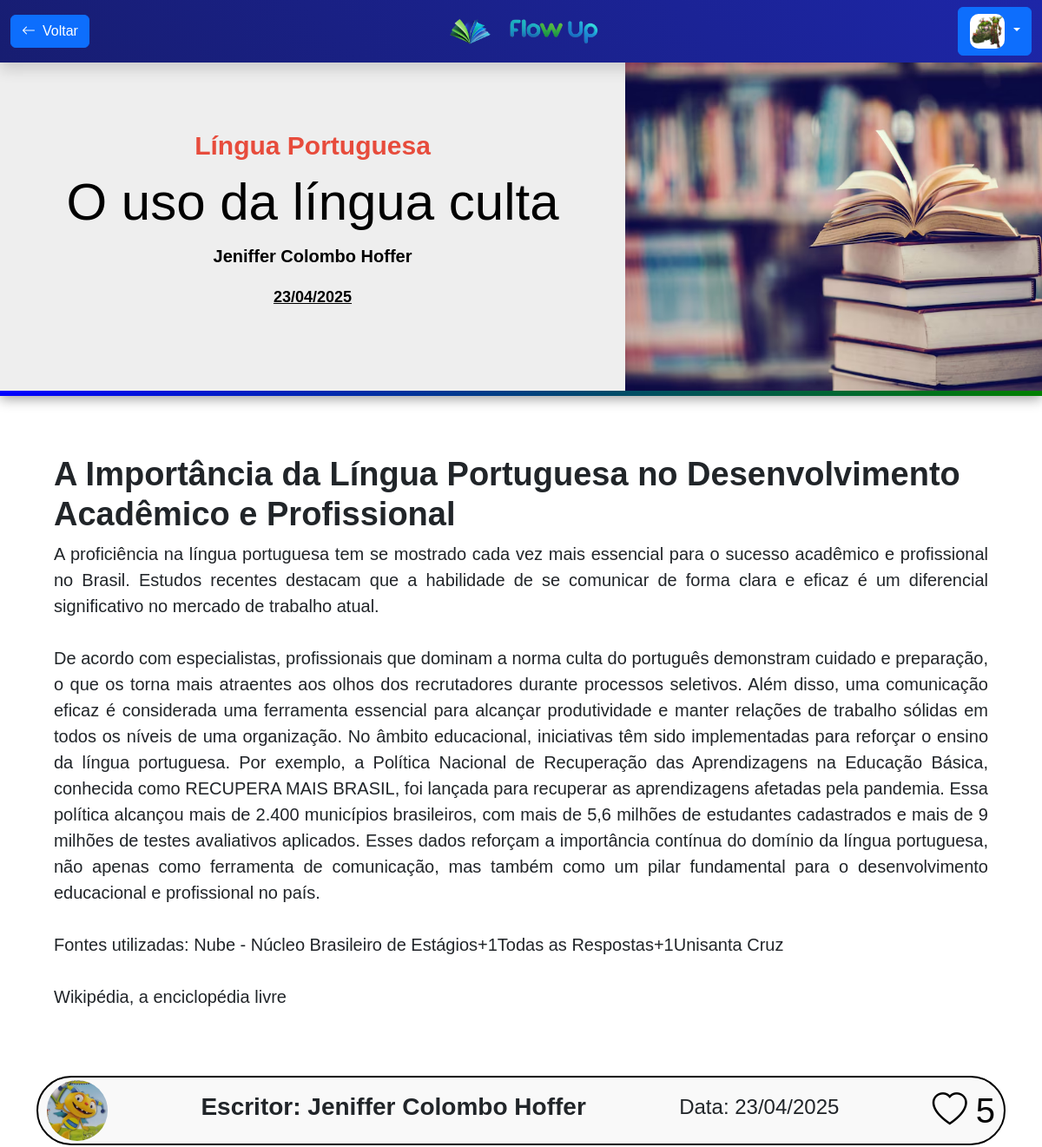
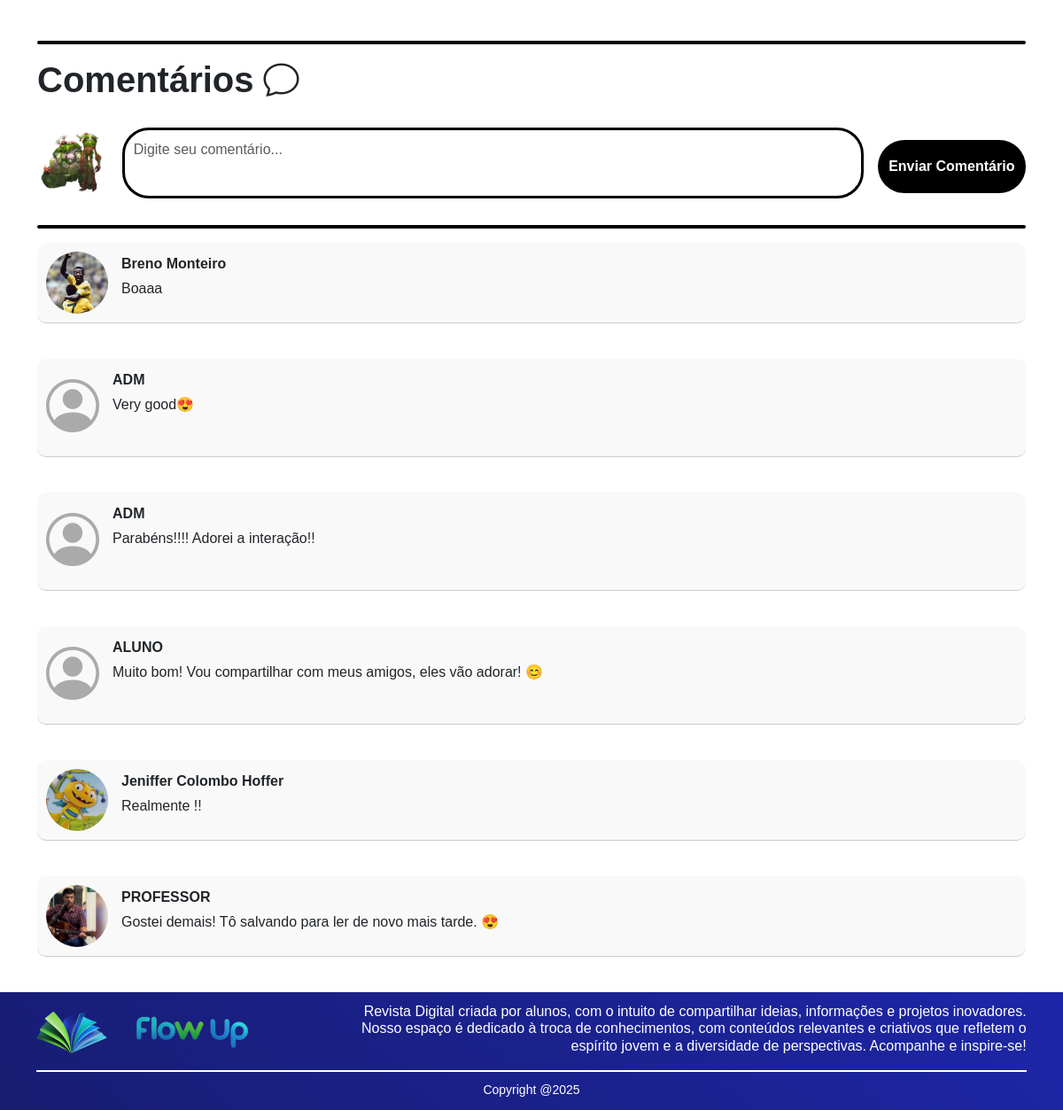
Screenshot of /Revista_Eletronica/views/conteudo.php?id=75 (signed in) with the database file from the repository (2 pictures, top to bottom).
### tables this page shows
CREATE TABLE `posts` (
  `id_solicitacoes` int(11) NOT NULL,
  `grupo` int(11) NOT NULL,
  `id_usuario_solicitacoes` int(11) NOT NULL,
  `titulo` varchar(100) NOT NULL,
  `subtitulo` varchar(150) NOT NULL,
  `tema` varchar(100) NOT NULL,
  `conteudo` text NOT NULL,
  `img` varchar(225) DEFAULT NULL,
  `status` enum('pendente','aprovado','rejeitado','revisar') NOT NULL,
  `data_solicitacao` datetime NOT NULL
);

CREATE TABLE `usuarios` (
  `id` int(11) NOT NULL,
  `nome` varchar(100) NOT NULL,
  `email` varchar(140) NOT NULL,
  `senha` varchar(40) NOT NULL,
  `id_permissoes_usuario` int(3) NOT NULL,
  `perfil_foto` varchar(225) NOT NULL,
  `bio` varchar(500) NOT NULL
);

CREATE TABLE `comentarios` (
  `id` int(11) NOT NULL,
  `post_id` int(11) NOT NULL,
  `user_id` int(11) NOT NULL,
  `conteudo` text NOT NULL
);

### Revista_Eletronica/views/conteudo.php (the view, shortened to what this page needs)
<?php
include('../config/conexao.php');
$cores_tema = [
    'Educação Física' => '#e67e22',
    'Física' => '#f1c40f',
    'Química' => '#8e44ad',
    'Biologia' => '#2ecc71',
    'Matemática' => '#2980b9',
    'Língua Portuguesa' => '#e74c3c',
    'Língua Inglesa' => '#34495e',
    'Geografia' => '#16a085',
    'História' => '#d35400',
    'Artes' => '#9370DB',
    'Filosofia' => '#7f8c8d',
    'Sociologia' => '#1abc9c',
];
$id_user = $_SESSION['id'] ?? null;
$ref = $_GET['ref'] ?? null;
$destaque = $_GET['destaque'] ?? null;
$post_id = $mysqli->real_escape_string($_GET['id']);
$result = $mysqli->query("
    SELECT posts.*, usuarios.nome AS autor, usuarios.perfil_foto AS foto_autor, usuarios.id AS id_autor
    FROM posts
    JOIN usuarios ON posts.id_usuario_solicitacoes = usuarios.id
    WHERE posts.id_solicitacoes = '$post_id'
");
$pagina = $result->fetch_assoc();
$grupo = $pagina['grupo'];
$tema = $pagina['tema'];
$cor_tema = $cores_tema[$tema] ?? '#ccc';
$grupo_result = $mysqli->query("SELECT * FROM posts WHERE grupo = '$grupo' ORDER BY data_solicitacao ASC");
$posts_grupo = [];
while ($post = $grupo_result->fetch_assoc()) {
    $posts_grupo[] = $post;
}
$likes_result = $mysqli->query("
    SELECT
        (SELECT COUNT(*) FROM likes WHERE id_post_like = '$post_id') AS total_likes,
        (SELECT COUNT(*) FROM likes WHERE id_post_like = '$post_id' AND id_usuario_like = '$id_user') AS curtiu
");
$likes = $likes_result->fetch_assoc();
$comentarios_result = $mysqli->query("
SELECT comentarios.*, usuarios.nome, usuarios.perfil_foto
FROM comentarios
INNER JOIN usuarios ON comentarios.user_id = usuarios.id
WHERE comentarios.post_id = '$post_id'
ORDER BY comentarios.id DESC;
");
$comentarios = [];
while ($coment = $comentarios_result->fetch_assoc()) {
    $comentarios[] = $coment;
}
?>
<!DOCTYPE html>
<html lang="pt-br">
<head>
    <link href="https://cdn.jsdelivr.net/npm/bootstrap@5.3.3/dist/css/bootstrap.min.css" rel="stylesheet">
    <link rel="stylesheet" href="https://cdn.jsdelivr.net/npm/bootstrap-icons@1.11.3/font/bootstrap-icons.min.css">
    <link rel="stylesheet" href="./nav.css?v=1.3">
    <link rel="stylesheet" href="./conteudo.css?v=1.4">
</head>
<body>
    <nav class="navbar navbar-expand-lg bg-body-tertiary shadow">
        <div class="container-fluid">
            <a
                <?php if ($ref === 'painel'): ?>
                href="./painel.php"
                <?php else: ?>
                href="./revista.php"
                <?php endif; ?>
                class="btn btn-primary d-flex align-items-center gap-2">
                <i class="bi bi-arrow-left"></i> Voltar
            </a>
            <div class="logo">
                <a href="./revista.php">
                    <img src="../assets/LogoFlowUP.png" alt="Logo da Empresa Flow.UP">
                </a>
                <a href="./revista.php">
                    <img src="../assets/TextoFlowUp.png" alt="Flow.UP">
                </a>
            </div>
            <?php if (!empty($_SESSION['nivel']) && $_SESSION['nivel'] == 1): ?>
                <a href="../public/index.php" class="btn btn-primary">Entrar</a>
            <?php else: ?>
                <div class="dropdown">
                    <button class="btn btn-primary dropdown-toggle" type="button" data-bs-toggle="dropdown" aria-expanded="false">
                        <?php
                        if (!empty($_SESSION['foto'])) {
                            echo '<img src="' . $_SESSION['foto'] . '" class="user-profile">';
                        } else {
                            echo '<i class="bi bi-person-circle"></i>';
                        }
                        ?>
                    </button>
                </div>
            <?php endif; ?>
        </div>
    </nav>
    <div class="header-container">
        <div>
            <h4 style="font-size:30px; color:<?php echo htmlspecialchars($cor_tema); ?>;"><strong><?= htmlspecialchars($destaque) ?> <?php echo htmlspecialchars($pagina['tema']); ?></strong></h4>
            <h1 style="font-size:60px; text-align: center;"> <?= htmlspecialchars($pagina['titulo']); ?></h1>
            <p style="font-size:20px;"><strong><?php echo htmlspecialchars($pagina['autor']); ?></strong></p>
            <p style="font-weight: bold; font-size:18px; text-decoration: underline;"><?php echo date('d/m/Y', strtotime($pagina['data_solicitacao'])); ?></p>
        </div>
        <?php if (!empty($pagina['img'])): ?>
            <div>
                <img src="../images/<?php echo htmlspecialchars($pagina['img']); ?>" alt="Imagem do post" class="img-fluid">
            </div>
        <?php endif; ?>
    </div>
    <div class="container mt-5">
        <div class="content-section">
            <h1><strong><?php echo htmlspecialchars($pagina['subtitulo']); ?></strong></h1>
            <?php foreach ($posts_grupo as $index => $post): ?>
                <div class="post-bloco">
                    <div class="texto-post">
                        <p><?php echo nl2br(htmlspecialchars($post['conteudo'])); ?></p>
                    </div>
                </div>
            <?php endforeach; ?>
        </div>
        <div class="container_autor mb-5">
            <?php
            if (!empty($pagina['foto_autor'])) {
                echo '<a href=./perfil.php?id=' . htmlspecialchars($pagina['id_autor']) .  '>';
                echo '<img src="' . htmlspecialchars($pagina['foto_autor']) . '" class="user-profile">';
                echo '</a>';
            } else {
                echo '<a style="text-decoration: none; color: black; font-size: 65px;" href=./perfil.php?id=' . htmlspecialchars($pagina['id_autor']) .  '>';
                echo '<i class="bi bi-person-circle"></i>';
                echo '</a>';
            }
            ?>
            <h3 style="text-align: center;"><strong>Escritor: <?php echo htmlspecialchars($pagina['autor']); ?></strong></h3>
            <h4>Data: <?php echo date('d/m/Y', strtotime($pagina['data_solicitacao'])); ?></h4>
            <?php if ($pagina['status'] == 'aprovado'): ?>
                <?php if ($id_user): ?>
                    <?php if ($likes['curtiu'] > 0): ?>
                        <a class="like" href="../public/likes.php?ref=<?= $post_id ?>"><i style="color: red;" class="bi bi-arrow-through-heart-fill"></i> <?php echo $likes['total_likes']; ?></a>
                    <?php else: ?>
                        <a class="like" href="../public/likes.php?ref=<?= $post_id ?>"><i class="bi bi-heart"></i> <?php echo $likes['total_likes']; ?></a>
                    <?php endif; ?>
                <?php else: ?>
                    <p><a href="../public/index.php">Faça login para curtir</a></p>
                <?php endif; ?>
            <?php endif; ?>
        </div>
        <?php if ($pagina['status'] == 'aprovado'): ?>
            <hr style="border: black 2px solid; opacity:1; border-radius:30px;">
            <h1><strong>Comentários <i class="bi bi-chat"></i></strong></h1>
            <?php if ($id_user): ?>
                <form class="form_comentario" action="../public/comentarios.php" method="POST">
                    <?php
                    if (!empty($_SESSION['foto'])) {
                        echo '<img src="' . $_SESSION['foto'] . '" class="user-profile">';
                    } else {
                        echo '<i class="bi bi-person-circle"></i>';
                    }
                    ?>
                    <textarea name="comentario" required placeholder="Digite seu comentário..." class="form-control"></textarea>
                    <button type="submit" class="btn btn-success mt-2">Enviar Comentário</button>
                </form>
            <?php else: ?>
                <p><a href="../public/index.php">Faça login para comentar</a></p>
            <?php endif; ?>
            <hr style="border: black 2px solid; opacity:1; border-radius:30px;">
            <?php if (count($comentarios) > 0): ?>
                <?php foreach ($comentarios as $coment): ?>
                    <div class="container_comentarios">
                        <div>
                            <?php
                            if (!empty($coment['perfil_foto'])) {
                                echo '<img src="' . $coment['perfil_foto'] . '" class="user-profile">';
                            } else {
                                echo '<i class="bi bi-person-circle"></i>';
                            }
                            ?>
                        </div>
                        <div>
                            <p><strong><?php echo htmlspecialchars($coment['nome']); ?></strong></p>
                            <p><?php echo htmlspecialchars($coment['conteudo']); ?></p>
                        </div>
                    </div>
                <?php endforeach; ?>
            <?php else: ?>
                <p>Sem comentários ainda.</p>
            <?php endif; ?>
        <?php endif; ?>
    </div>
    <footer style="margin-top: auto;">
        <div>
            <div class="d-flex" style="gap: 30px;">
                <a href="./revista.php">
                    <img src="../assets/LogoFlowUP.png" alt="Logo da Empresa Flow.UP">
                </a>
                <a href="./revista.php">
                    <img src="../assets/TextoFlowUp.png" alt="Flow.UP">
                </a>
            </div>
            <h4>Revista Digital criada por alunos, com o intuito de compartilhar ideias, informações e projetos inovadores. Nosso espaço é dedicado à troca de conhecimentos, com conteúdos relevantes e criativos que refletem o espírito jovem e a diversidade de perspectivas. Acompanhe e inspire-se!</h4>
        </div>
        <hr>
        <p>Copyright @2025</p>
    </footer>
</body>
</html>

### Revista_Eletronica/views/nav.css (style rules this page uses)
* { margin: 0; padding: 0; box-sizing: border-box; }
.navbar { background: linear-gradient(45deg, #171D71, #1D26A8); }
nav img { height: 30px; width: auto; margin: 10px; }
.logo { display: flex; align-items: center; }
.dropdown img { height: 40px; width: 40px; border-radius: 10px; margin: 1px; }
footer { display: flex; flex-direction: column; align-items: center; background: linear-gradient(45deg, #171D71, #1D26A8); padding: 12px; color: white; }
footer>div { display: flex; align-items: center; width: 95%; justify-content: space-between; }
footer>div a:first-child img { width: 80px; }
footer>div a:nth-child(2) { display: flex; align-items: center; justify-content: center; }
footer>div a:nth-child(2) img { max-width: 130px; height: auto; }
footer h4 { max-width: 70%; text-align: right; color: white; font-weight: normal; font-size: 16px; }
footer hr { width: 95%; border: 1px solid white; margin: 10px 0; opacity: 1; }
footer p { color: white; font-size: 14px; margin: 0; }
body { display: flex; flex-direction: column; justify-content: space-between; min-height: 100vh; margin: 0; padding: 0; height: 100%; font-family: 'Arial', sans-serif; }

### Revista_Eletronica/views/conteudo.css (style rules this page uses)
body { justify-content: start; }
.header-container { display: flex; align-items: center; justify-content: center; color: black; width: 100%; background: #eeeeee; height: 48vh; overflow: hidden; border-bottom: 6px solid transparent; border-image: linear-gradient(to left, green, blue) 1; box-shadow: 0 3px 14px rgba(0, 0, 0, .4); }
.header-container div { width: 40%; height: 100%; display: flex; align-items: center; justify-content: center; flex-direction: column; gap: 3px; }
.header-container div:nth-of-type(1) { width: 60%; }
.header-container div img { width: auto; height: 100%; }
.content-section { padding: 20px; }
.content-section h1 { font-size: 38px; }
.content-section p { font-size: 20px; line-height: 1.5; }
.post-bloco { margin-bottom: 40px; overflow: auto; position: relative; }
.texto-post { text-align: justify; }
.container_autor { width: 100%; height: 80px; padding: 10px; background-color: #f9f9f9; border: 2px solid black; display: flex; align-items: center; justify-content: space-between; border-radius: 40px; gap: 10px; }
.user-profile { width: 60px; height: 60px; border-radius: 50%; object-fit: cover; }
.container_autor .like { text-decoration: none; color: black; font-size: 40px; margin-top: 20px; margin-bottom: 20px; display: flex; align-items: center; justify-content: center; gap: 10px; }
.container_autor .like i { transition: all .1s linear; }
.container_autor .user-profile { width: 70px; height: 70px; border-radius: 50%; object-fit: cover; }
.form_comentario { margin-top: 30px; margin-bottom: 30px; width: 100%; display: flex; align-items: center; justify-content: space-between; }
.form_comentario .user-profile { width: 80px; height: 80px; border-radius: 50%; object-fit: cover; }
.form_comentario textarea { width: 75%; height: 80px; border: 3px solid black; border-radius: 30px; padding: 10px; resize: none; font-size: 16px; }
.form_comentario button { width: 15%; height: 60px; border-radius: 40px; border: none; background: black; color: white; font-weight: bold; cursor: pointer; display: flex; align-items: center; justify-content: center; }
.container_comentarios { display: flex; align-items: flex-start; gap: 15px; padding: 10px; border-bottom: 1px solid #ccc; width: 100%; margin: 14px auto; background-color: #f9f9f9; border-radius: 10px; transition: all .1s ease; margin-bottom: 40px; }
.container_comentarios img.user-profile { width: 70px; height: 70px; border-radius: 50%; object-fit: cover; }
.container_comentarios i.bi-person-circle { font-size: 60px; color: #aaa; }
.container_comentarios>div:last-child { display: flex; flex-direction: column; justify-content: center; }
.container_comentarios p { margin: 0; padding: 2px 0; word-break: break-word; }

### rows the page displays
posts: tema "Língua Portuguesa", titulo "O uso da língua culta", id_usuario_solicitacoes.nome "Jeniffer Colombo Hoffer", data_solicitacao "23/04/2025", img (picture), subtitulo "A Importância da Língua Portuguesa no Desenvolvimento Acadêmico e Profissional", conteudo "A proficiência na língua portuguesa tem se mostrado cada vez mais essencial para o sucesso acadêmico e profissional no Brasil. Estudos recentes destacam que a habilidade de se comunicar de forma clara e eficaz é um diferencial significativo no mercado de trabalho atual. De acordo com especialistas, profissionais que dominam a norma culta do português demonstram cuidado e preparação, o que os torna mais atraentes aos olhos dos recrutadores durante processos seletivos. Além disso, uma comunicação eficaz é considerada uma ferramenta essencial para alcançar produtividade e manter relações de trabalho sólidas em todos os níveis de uma organização. No âmbito educacional, iniciativas têm sido…", id_usuario_solicitacoes.perfil_foto (picture)
comentarios: user.perfil_foto (picture), user.nome "Breno Monteiro", conteudo "Boaaa"
comentarios: user.nome "ADM", conteudo "Very good😍"
comentarios: user.nome "ADM", conteudo "Parabéns!!!! Adorei a interação!!"
comentarios: user.nome "ALUNO", conteudo "Muito bom! Vou compartilhar com meus amigos, eles vão adorar! 😊"
comentarios: user.perfil_foto (picture), user.nome "Jeniffer Colombo Hoffer", conteudo "Realmente !!"
comentarios: user.perfil_foto (picture), user.nome "PROFESSOR", conteudo "Gostei demais! Tô salvando para ler de novo mais tarde. 😍"

### other values shown
$likes['total_likes'] "5"
